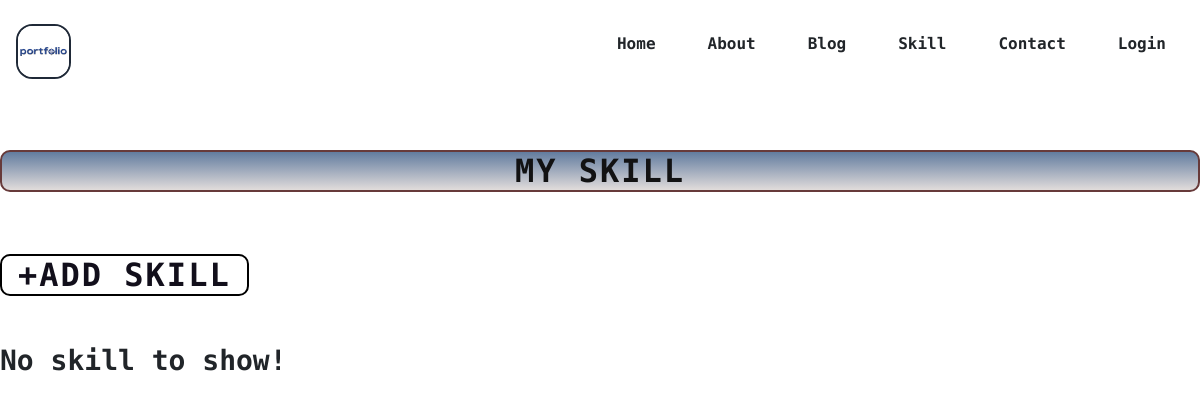
The page /show_skill/ on the database as committed earlier.
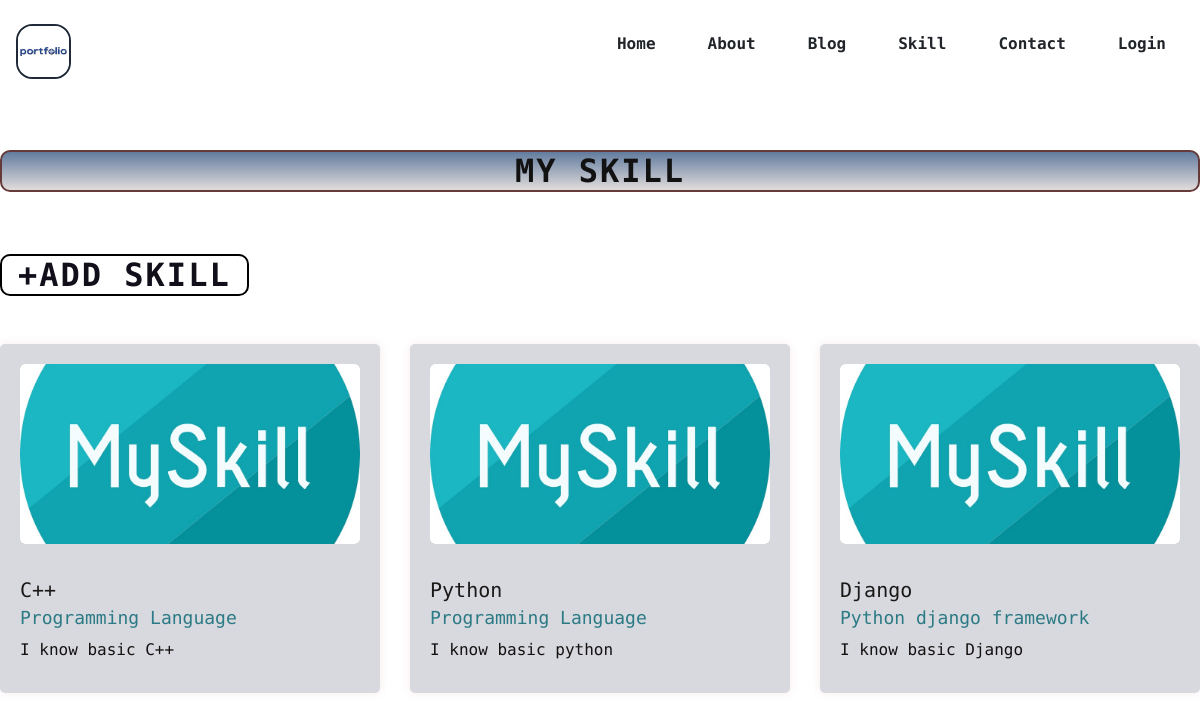
The same page on the database as committed later.
### portfolio_app/models.py (models this page shows)
class Skill(models.Model):
    title = models.CharField(max_length = 30)
    skill_category = models.CharField(max_length = 30)
    description = models.TextField()
    def __str__(self):
        return f"{self.title}"

### portfolio_app/views.py (the view)
# urls.py: path('show_skill/', views.show_skill, name = 'show_skill'),
def show_skill(request):
    skill = Skill.objects.all()
    print(skill)
    return render(request, 'portfolio_app/show_skill.html', {'skill':skill})

### portfolio_app/templates/portfolio_app/show_skill.html (shortened to what this page needs)
{% extends 'base.html' %}
{% load static %}
{% block content %}
    <div class="skill-container">
        <div class="skill-title">
            <h1><b>MY SKILL</b></h1>
        </div>
        <br/>
        <section>
            <div class="addskill-btns">
              <a class="btns" href="{% url 'add_skill' %}">+ADD SKILL</a>
            </div>
          </section>
          <br/>
       <div class="skill-content">
            {% if skill %}
            {% for i in skill %}
            <div class="skill-item">
                <div class="skill-img">
                    <img src="{% static 'image/skill.jpg' %}">
                </div>
                <div class="skill-text">
                    <span>{{ i.title }}</span>
                    <h2>{{ i.skill_category }}</h2>
                    <p>{{ i.description }}</p>
                </div>
            </div>
            {% endfor %}
            {% else %}
            <div>
                <h3><b>No skill to show!</b></h3>
            </div>
            {% endif %}
        </div>
    </div>
{% endblock %}

### templates/base.html (shortened to what this page needs)
<!DOCTYPE html>
{% load static %}
<html lang="en">
<head>
    <link href="https://cdn.jsdelivr.net/npm/bootstrap@5.3.2/dist/css/bootstrap.min.css" rel="stylesheet"
>
    <link rel="stylesheet" href="{% static 'css/style.css' %}">
    <link rel="stylesheet" href="https://cdnjs.cloudflare.com/ajax/libs/font-awesome/6.5.1/css/all.min.css">
</head>
<body>
    <nav>
        <div class="nav-content">
            <div class="logo"><img src="{% static 'image/portfolio.png' %}" /></div>
            <ul>
                <li><a href="{% url 'home' %}">Home</a></li>
                <li><a href="{% url 'about' %}">About</a></li>
                <li><a href="{% url 'show_blog' %}">Blog</a></li>
                <li><a href="{% url 'show_skill' %}">Skill</a></li>
                <li><a href="{% url 'contact' %}">Contact</a></li>
                {% if user.is_authenticated %}
                {% if user.picture %}
                <li><img src="{{user.picture.url}}" class="user-img" onclick="toggleMenu()"></li>
                {% else %}
                <li><img src="{% static 'image/logo.png'%}" class="user-img" onclick="toggleMenu()"></li>
                {% endif %}
                <div class="sub-menu-wrap" id="subMenu">
                    <div class="sub-menu">
                            <div class="user-dropdown">
                                {% if user.picture %}
                            <img src="{{user.picture.url}}" class="dropdown-profile-pic">
                            {% else %}
                            <img src="{% static 'image/logo.png' %}" class="dropdown-profile-pic">
                            {% endif %}
                            </div>
                            <div class="user-info">
                                <p><b>Username: {{user.username}}</b></p>
                            </div>
                        <hr>
                        <a href="{% url 'show_profile' %}" class="sub-menu-link">
                            <img src="{% static 'image/profile.png' %}" alt="Profile Icon">
                            <p>View Profile</p>
                            <span>></span>
                        </a>
                        <a href="{% url 'logout' %}" class="sub-menu-link">
                            <img src="{% static 'image/logout.png' %}" alt="Logout Icon">
                            <p>Logout</p>
                            <span>></span>
                        </a>
                    </div>
                </div>
                {% else %}
                <li><a href="{% url 'login' %}">Login</a></li>
                {% endif %}
            </ul>
        </div>
    </nav>
    <h1>{% block content %}{% endblock %}</h1>
</body>
</html>

### static/css/style.css (style rules this page uses)
:root { --max-width: 1250px; }
* { padding: 0; margin: 0; box-sizing: border-box; }
a { text-decoration: none; }
body { font-family: "Kode Mono", monospace; font-optical-sizing: auto; font-weight: 600; }
nav { width: 100%; position: fixed; top: 0; left: 0; background-color: #ffffff; z-index: 99; }
.nav-content { max-width: var(--max-width); margin: auto; padding: 1.5rem 1rem; display: flex; align-items: center; justify-content: space-around; }
.logo img { width: 10%; position: relative; height: 10%; border: 2px solid #1f2937; border-radius: 30%; overflow: hidden; }
ul { display: flex; align-items: center; gap: 1rem; list-style: none; transition: left 0.3s; }
ul li a { padding: 0.5rem 1rem; border: 2px solid transparent; text-decoration: none; font-weight: 600; color: var(--text-dark); transition: 0.3s; }
.btns { background: linear-gradient(to left #454359 #36639e); color: #7b6f6f; }
.skill-container { max-width: var(--max-width); margin: 0 auto; padding: 150px 0; }
.skill-title h1 { color: #000; gap: 0.5rem; font-size: 2rem; font-weight: 800; letter-spacing: 2px; padding: 0rem 1rem; outline: none; border: 2px solid rgb(103, 58, 58); border-radius: 10px; transition: 0.3s; cursor: pointer; text-align: center; background: linear-gradient(to top, #e1dcdb, #627c9f);; color: #121213; }
.skill-content { display: flex; flex-wrap: wrap; justify-content: space-between; }
.skill-item { background-color: #d7d9df; border-radius: 5px; box-shadow: 0 0 10px rgba(173, 52, 62, 0.1); margin-bottom: 30px; width: calc(33.33% - 20px); padding: 20px; box-sizing: border-box; transition: transform 0.3s ease; }
.skill-item .skill-img { height: 180px; background-color: #a19191; border-radius: 5px; overflow: hidden; margin-bottom: 15px; }
.skill-item .skill-img img { width: 100%; height: 100%; object-fit: cover; }
.skill-item .skill-text span { color: #1b1818; font-size: 20px; }
.skill-item .skill-text h2 { font-size: 18px; margin-bottom: 8px; color: #2b7a85; }
.skill-item .skill-text p { font-size: 16px; line-height: 1.6; color: #151111; margin-bottom: 10px; }
.addskill-btns a { gap: 0.5rem; font-size: 2rem; font-weight: 800; letter-spacing: 2px; padding: 0rem 1rem; outline: none; border: 2px solid black; border-radius: 10px; transition: 0.3s; cursor: pointer; text-align: center; }
.addskill-btns .btns { background-color: var(--primary-color); color: #120f1b; }

Rows that differ between the two databases and show on the page:
added Skill: title "C++", skill_category "Programming Language", description "I know basic C++"
added Skill: title "Python", skill_category "Programming Language", description "I know basic python"
added Skill: title "Django", skill_category "Python django framework", description "I know basic Django"
Other text that changed with them:
text no longer shown: "No skill to show!"
